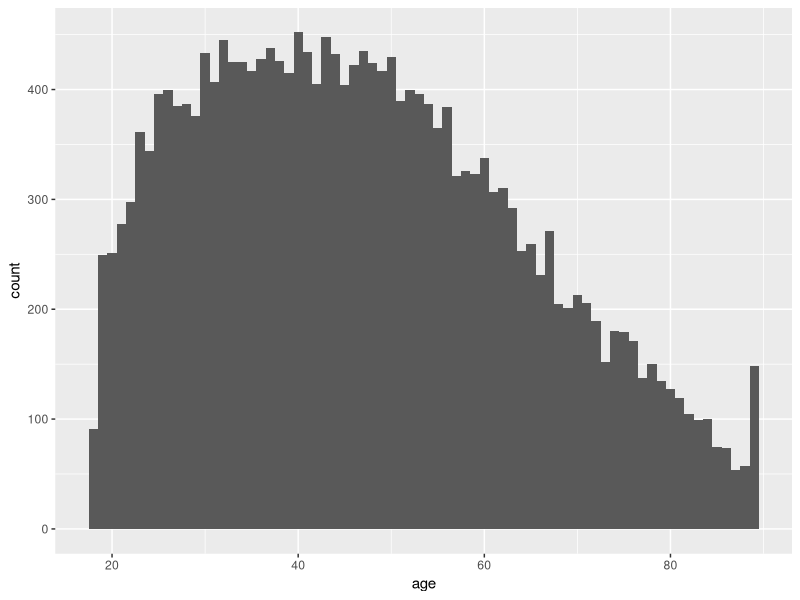
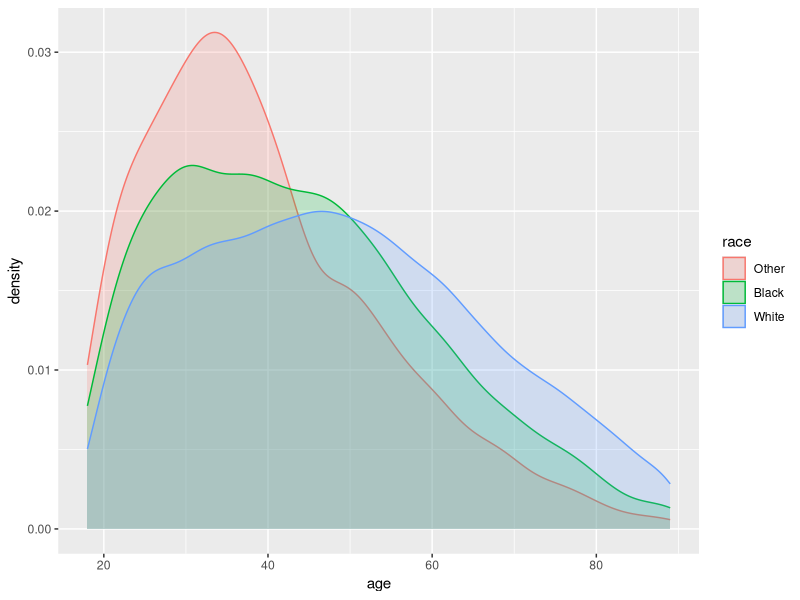
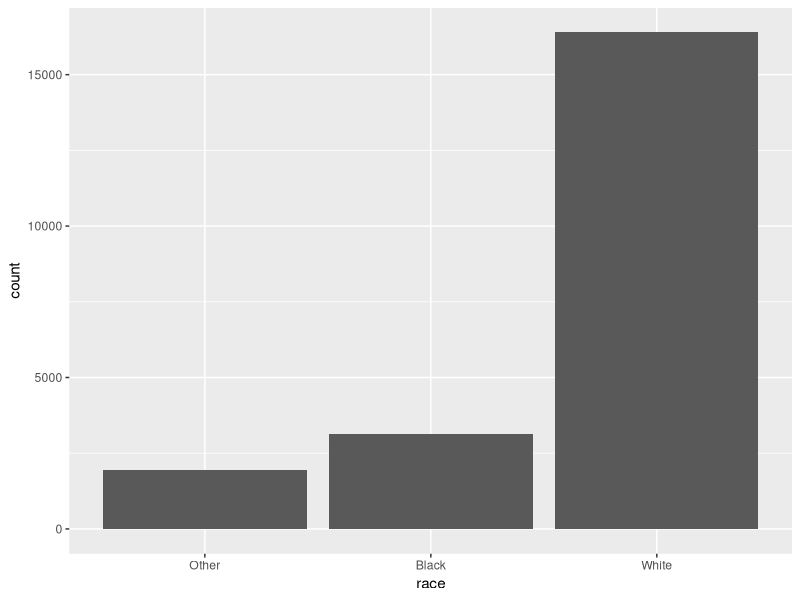
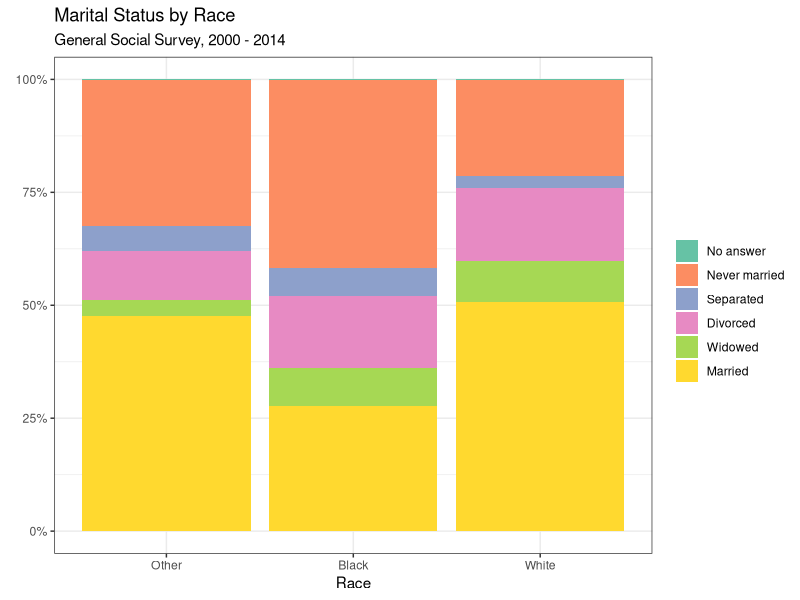

These charts were generated, in order, by the following R code:
## ---- chunk 1
knitr::opts_chunk$set(collapse = TRUE, comment = "#>", fig.path = "./output/figures/")
knitr::knit_hooks$set(inline = function(x) {prettyNum(x, big.mark = ",")})
## ---- chunk 2
library(forcats)
data(gss_cat)
View(gss_cat)
## ---- chunk 3
library(tidyverse)
gss_black <- filter(gss_cat, race == "Black")
gss_black
## ---- chunk 4
gss_black_recent <- filter(gss_black, year > 2008)
gss_black_recent
## ---- chunk 5
trump_voters <- filter(gss_cat, race == "White" & age > 50 & relig == "Protestant")
trump_voters
## ---- chunk 6
gss_small <- select(gss_cat, year, age, race, tvhours)
gss_small
## ---- chunk 7
gss_rename <- select(gss_cat, year, age, race, weekly_tv = tvhours)
gss_rename
## ---- chunk 8
summarize(gss_cat,
          n = n(),
          age_mean = mean(age, na.rm = TRUE),
          age_med = median(age, na.rm = TRUE),
          tv_mean = mean(tvhours, na.rm = TRUE)
          )
## ---- chunk 9
group_by(gss_cat, race) %>%
  summarize(
    n = n(),
    age_mean = mean(age, na.rm = TRUE),
    age_med = median(age, na.rm = TRUE),
    tv_mean = mean(tvhours, na.rm = TRUE)
  )
## ---- chunk 10
ggplot(gss_cat) +
  geom_histogram(aes(age), binwidth = 1)
## ---- chunk 11
ggplot(gss_cat) +
  geom_density(aes(age, fill = race, color = race), alpha = 0.2)
## ---- chunk 12
ggplot(gss_cat) +
  geom_bar(aes(race))
## ---- chunk 13
ggplot(gss_cat) +
  geom_bar(aes(race, fill = marital), position = "fill") +
  scale_fill_brewer(palette = "Set2", name = element_blank()) +
  scale_y_continuous(labels = scales::percent) +
  labs(
    x = "Race",
    y = element_blank(),
    title = "Marital Status by Race",
    subtitle = "General Social Survey, 2000 - 2014") +
  theme_bw()
## ---- chunk 14
tidyverse_logo()
